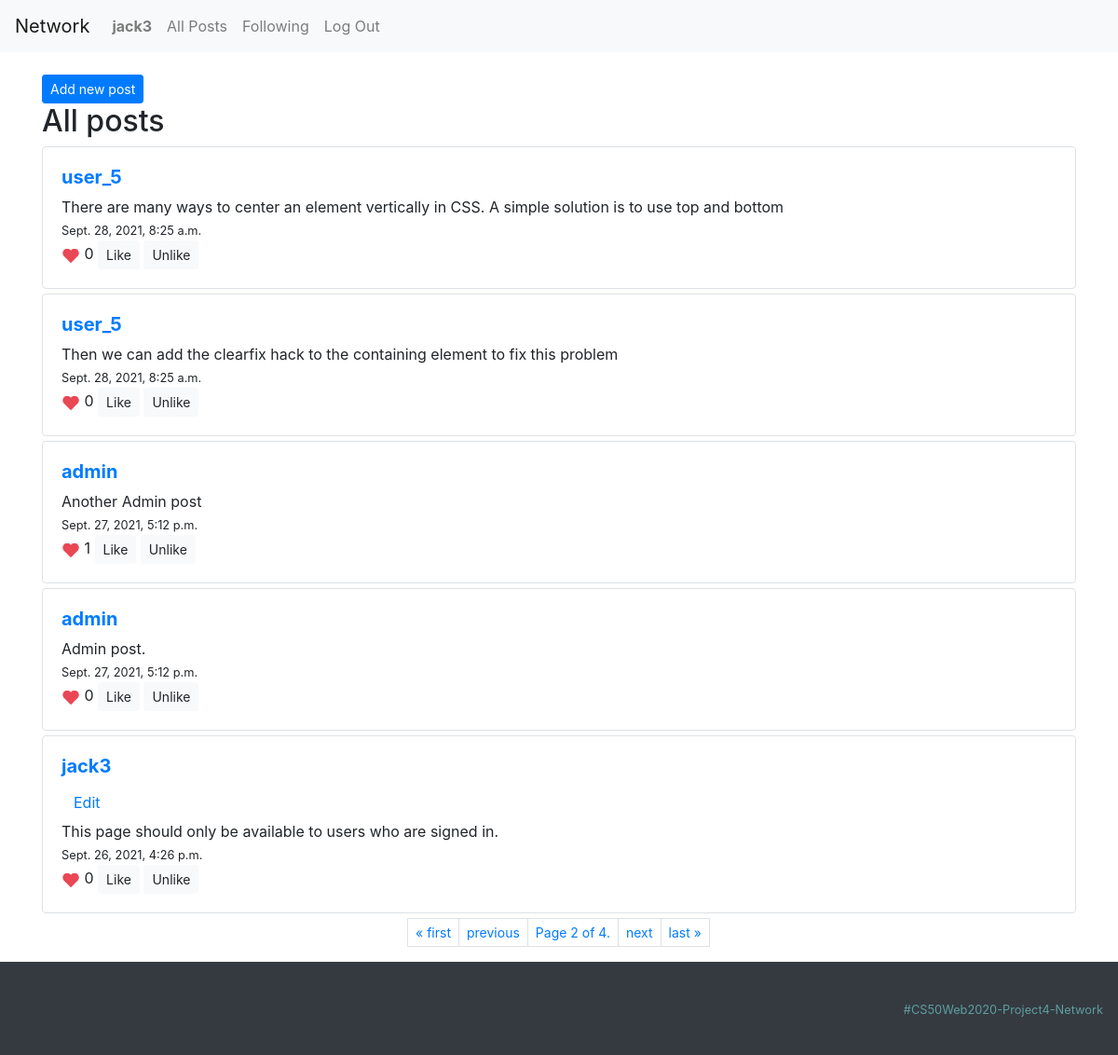
Screenshot of /?page=2 (signed in) with the database file from the repository.
### network/models.py (models this page shows, shortened)
class User(AbstractUser):
    followers = models.ManyToManyField("self", blank=True, symmetrical=False, related_name="follow")
    def __str__(self):
        return f"{self.username}"

class Post(models.Model):
    user = models.ForeignKey(User, on_delete=models.CASCADE)
    post = models.CharField(max_length=300)
    created = models.DateTimeField(auto_now_add=True, blank=True)
    likes = models.ManyToManyField(User, blank=True, related_name="likepost")
    unlikes = models.ManyToManyField(User, blank=True, related_name="unlikepost")
    def likes_counter(self):
        return self.likes.all().count() - self.unlikes.all().count()

### network/views.py (the view)
# urls.py: path("", views.index, name="index"),
def index(request):
    posts_list = Post.objects.all().order_by("-created")
    paginator = Paginator(posts_list, 5) # Show 5 contacts per page.
    page_number = request.GET.get('page')
    posts = paginator.get_page(page_number)
    return render(request, "network/index.html", {
        "posts": posts,
        "header": "All posts"
    })

### network/templates/network/index.html (shortened to what this page needs)
{% extends "network/layout.html" %}
{% block body %}
{% load static %}
{% if user.is_authenticated %}
<br>
<button id="btn_add_new_post" class="btn btn-primary btn-sm" type="button" name="button" onclick="addNewPost()">Add new post</button>
{% include 'network/posts.html' %}
{% endif %}
{% endblock %}

### network/templates/network/layout.html (shortened to what this page needs)
{% load static %}
<!DOCTYPE html>
<html lang="en">
    <head>
        <link rel="stylesheet" href="https://stackpath.bootstrapcdn.com/bootstrap/4.4.1/css/bootstrap.min.css">
        <link rel="stylesheet" href="{% static 'network/styles.css' %}">
    </head>
    <body>
        <nav class="navbar navbar-expand-lg navbar-light bg-light">
            <a class="navbar-brand" href="{% url 'index' %}">Network</a>
            <div>
              <ul class="navbar-nav mr-auto">
                {% if user.is_authenticated %}
                    <li class="nav-item">
                        <a class="nav-link" href="profile/{{ user.username }}"><strong>{{ user.username }}</strong></a>
                    </li>
                {% endif %}
                <li class="nav-item">
                  <a class="nav-link" href="{% url 'index' %}">All Posts</a>
                </li>
                {% if user.is_authenticated %}
                    <li class="nav-item">
                        <a class="nav-link" href="{% url 'following' %}">Following</a>
                    </li>
                    <li class="nav-item">
                        <a class="nav-link" href="{% url 'logout' %}">Log Out</a>
                    </li>
                {% endif %}
              </ul>
            </div>
          </nav>
        <div class="container">
            {% block body %}
            {% endblock %}
        </div>
        <nav class="navbar navbar-expand-lg navbar-light bg-dark">
            <div class="footer"><small style="color: cadetblue">#CS50Web2020-Project4-Network</small
            </div>
        </nav>
    </body>
</html>

### network/templates/network/posts.html
{% load static %}
<div id="posts-view" class="">
  <h2>{{header}}</h2>
  {% for post in posts %}
    <div id="{{ post.id }}" class="border rounded">
      <a href="{% url 'profile' post.user %}">
      <h5><strong>{{ post.user }}</strong></h5></a>
        {% if user.id == post.user.id %}
          <button class="btn btn-link" type="button" onClick="editPost({{post.id}})">Edit</button>
        {% endif %}
      <div id="post{{ post.id }}-text">{{ post.post }}</div>
      <span><small>{{ post.created }}</small></span><br>
      <img src="{% static 'network/img/Instagram-Like-Icon-72x72.png' %}" width="20px">
      <span id="likes-counter-{{post.id}}">{{ post.likes_counter }}</span>
      <button id="like" class="btn btn-light btn-sm" onClick="vote(this, {{user.id}}, x='like')">Like</button>
      <button id="unlike" class="btn btn-light btn-sm" onClick="vote(this, {{user.id}}, x='unlike')">Unlike</button>
    </div>
  {% endfor %}
  {% include 'network/pagination.html' %}
  </div>

### network/static/network/styles.css (style rules this page uses)
.border { padding: 20px; margin-top: 5px; margin-bottom: 5px; }
.footer { padding: 30px 0; right: 0px; top: 50%; width: 100%; height: 100%; text-align: right; }

### rows the page displays
User: username "jack3"
Post: user "user_5", post "There are many ways to center an element vertically in CSS. A simple solution is to use top and bottom", created "Sept. 28, 2021, 8:25 a.m.", likes_counter "0"
Post: user "user_5", post "Then we can add the clearfix hack to the containing element to fix this problem", created "Sept. 28, 2021, 8:25 a.m.", likes_counter "0"
Post: user "admin", post "Another Admin post", created "Sept. 27, 2021, 5:12 p.m.", likes_counter "1"
Post: user "admin", post "Admin post.", created "Sept. 27, 2021, 5:12 p.m.", likes_counter "0"
Post: user "jack3", post "This page should only be available to users who are signed in.", created "Sept. 26, 2021, 4:26 p.m.", likes_counter "0"

### other values shown
{{ header }} "All posts"
{{ posts.number }} "2"
{{ posts.paginator.num_pages }} "4"
